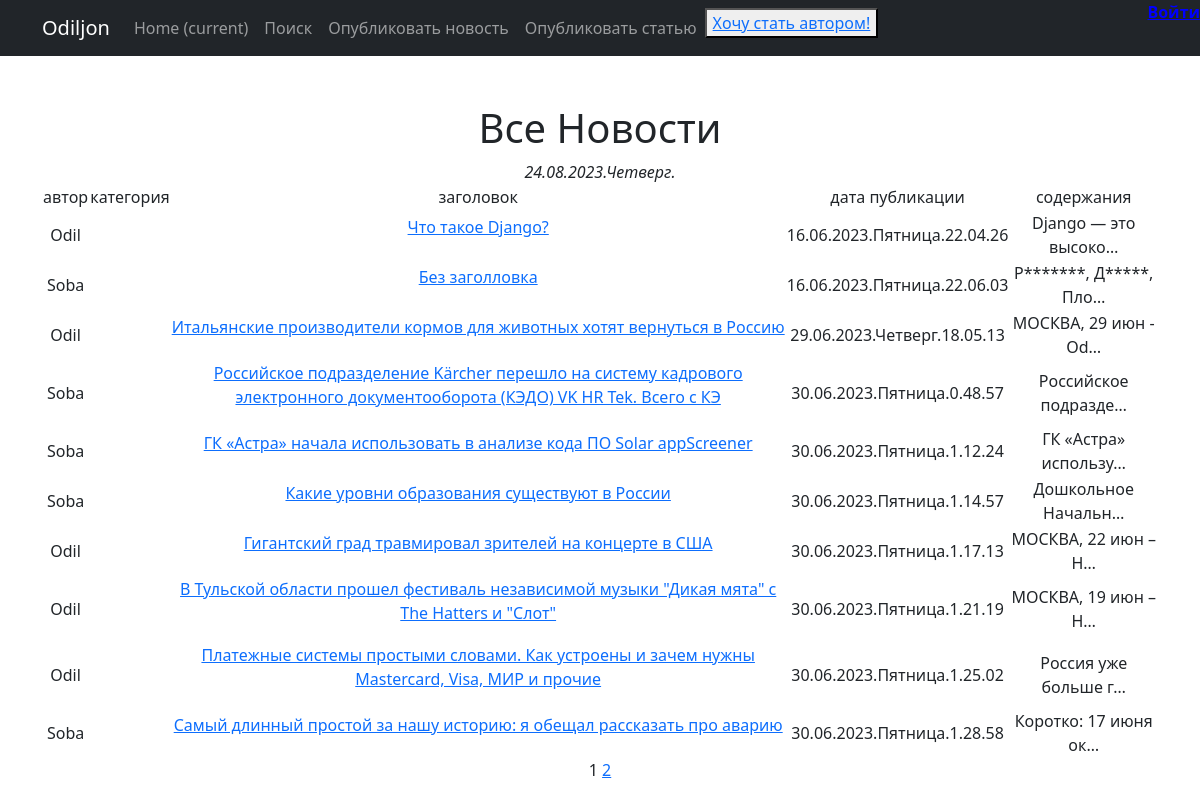
The app's page /, older data.
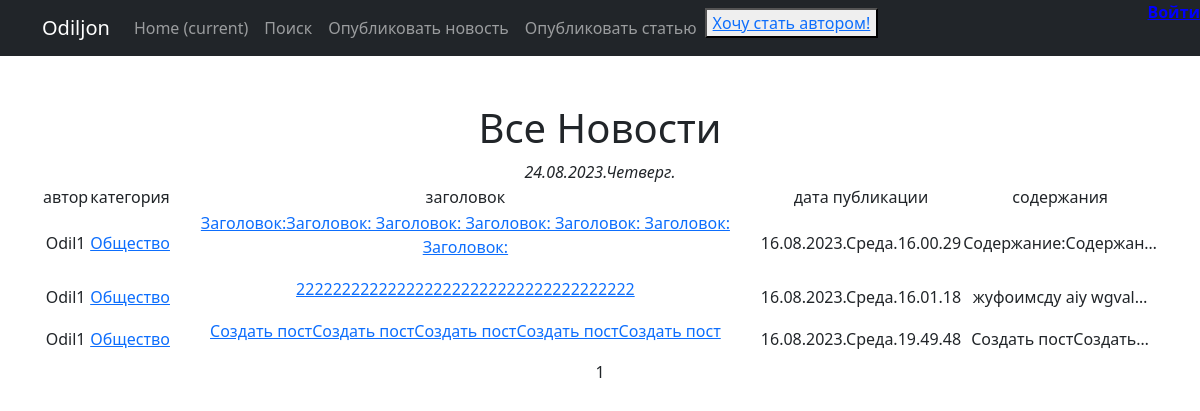
The same page, newer data.
### news/models.py (models this page shows, shortened)
class Post(models.Model):
    ART = 'AR'
    NEWS = 'NW'
    TYPES = [(ART, 'Статья'), (NEWS, 'Новость')]
    author = models.ForeignKey(Author, on_delete=models.CASCADE, verbose_name='Автор')
    post_type = models.CharField(max_length=10, choices=TYPES, verbose_name='Тип поста')
    created_at = models.DateTimeField(auto_now_add=True, verbose_name='Дата публикации')
    post_category = models.ManyToManyField(Category, through='PostCategory')
    post_title = models.CharField(max_length=120, verbose_name='Заголовок')
    post_text = models.TextField(verbose_name='Содержание')
    post_rating = models.IntegerField(default=0, verbose_name='Рейтинг поста')

class Author(models.Model):
    user = models.OneToOneField(User, on_delete=models.CASCADE)  # ID пользователя, который является автором
    author_rating = models.IntegerField(default=0)

class Category(models.Model):
    category_name = models.CharField(max_length=25, unique=True)  # Название категории
    subscribers = models.ManyToManyField(User, blank=True, related_name='categories')
    def __str__(self):
        return self.category_name

### news/views.py (the view)
# urls.py: path('', PostsList.as_view(), name='post_list'),
class PostsList(ListView):
    model = Post
    ordering = 'created_at'
    template_name = 'news/posts.html'
    context_object_name = 'posts'
    paginate_by = 10
    def get_queryset(self):
        queryset = super().get_queryset()
        self.filterset = PostFilter(self.request.GET, queryset)
        return self.filterset.qs
    def get_context_data(self, **kwargs):
        context = super().get_context_data(**kwargs)
        context['time_now'] = datetime.utcnow()
        context['news'] = Post.objects.all()
        context['is_not_author'] = not self.request.user.groups.filter(name='author').exists()
        return context

### news/templatetags/censor.py (called while the page is built)
@register.filter(name='censor')
def censor(value):
    for word in cens:
        value = value.replace(word, word[0] + '*' * len(word))
    return value

### news/templatetags/custom_tags.py (called while the page is built)
@register.simple_tag(takes_context=True)
def url_replace(context, **kwargs):
    d = context['request'].GET.copy()
    for k, v in kwargs.items():
        d[k] = v
    return d.urlencode()

### templates/news/posts.html (shortened to what this page needs)
{% extends 'flatpages/default.html' %}
{% load censor %}
{% load custom_tags %}
{% block content %}
   <h1>Все Новости</h1>
    <em>{{ time_now|date:'d.m.Y.l.' }}</em>
   {% if news %}
       <table>
           <tr>
               <td>автор</td>
               <td>категория</td>
               <td>заголовок</td>
               <td>дата публикации</td>
               <td>содержания</td>
           </tr>
           {% for post in posts %}
           <tr>
               <td>{{ post.author.user }}</td>
               <td>{% for category in post.post_category.all %}
                        <a href="{% url 'category_list' category.id %}">{{ category }}</a>
                   {% endfor %}
               </td>
               <td><p class="link-read-post"><a href="{% url 'post_detail' post.pk %}">{{ post.post_title }}</a></p></td>
               <td>{{ post.created_at|date:'d.m.Y.l.G.i.s' }}</td>
               <td>{{ post.post_text|truncatechars:20|censor }}</td>
           </tr>
           {% endfor %}
       </table>
   {% else %}
       <h2>No news published!</h2>
   {% endif %}
   {{ page_obj.number }}
   {% if page_obj.has_next %}
       <a href="?{% url_replace page=page_obj.next_page_number %}">{{ page_obj.next_page_number }}</a>
   {% endif %}
{% endblock content %}

Row changes from the older to the newer data that the page shows:
removed Post: author.user "Odil", post_title "Что такое Django?", created_at "16.06.2023.Пятница.22.04.26", post_text|censor "Django — это высоко…"
removed Post: author.user "Soba", post_title "Без заголловка", created_at "16.06.2023.Пятница.22.06.03", post_text|censor "Р*******, Д*****, Пло…"
removed Post: author.user "Odil", post_title "Итальянские производители кормов для животных хотят вернуться в Россию", created_at "29.06.2023.Четверг.18.05.13", post_text|censor "МОСКВА, 29 июн - Od…"
removed Post: author.user "Soba", post_title "Российское подразделение Kärcher перешло на систему кадрового электронного документооборота (КЭДО) VK HR Tek. Всего с КЭ", created_at "30.06.2023.Пятница.0.48.57", post_text|censor "Российское подразде…"
removed Post: author.user "Soba", post_title "ГК «Астра» начала использовать в анализе кода ПО Solar appScreener", created_at "30.06.2023.Пятница.1.12.24", post_text|censor "ГК «Астра» использу…"
removed Post: author.user "Soba", post_title "Какие уровни образования существуют в России", created_at "30.06.2023.Пятница.1.14.57", post_text|censor "Дошкольное Начальн…"
removed Post: author.user "Odil", post_title "Гигантский град травмировал зрителей на концерте в США", created_at "30.06.2023.Пятница.1.17.13", post_text|censor "МОСКВА, 22 июн – Н…"
removed Post: author.user "Odil", post_title "В Тульской области прошел фестиваль независимой музыки \"Дикая мята\" с The Hatters и \"Слот\"", created_at "30.06.2023.Пятница.1.21.19", post_text|censor "МОСКВА, 19 июн – Н…"
removed Post: author.user "Odil", post_title "Платежные системы простыми словами. Как устроены и зачем нужны Mastercard, Visa, МИР и прочие", created_at "30.06.2023.Пятница.1.25.02", post_text|censor "Россия уже больше г…"
removed Post: author.user "Soba", post_title "Самый длинный простой за нашу историю: я обещал рассказать про аварию", created_at "30.06.2023.Пятница.1.28.58", post_text|censor "Коротко: 17 июня ок…"
added Post: author.user "Odil1", post_title "Заголовок:Заголовок: Заголовок: Заголовок: Заголовок: Заголовок: Заголовок:", created_at "16.08.2023.Среда.16.00.29", post_text|censor "Содержание:Содержан…"
now on this page (row edited): Category: category_name "Общество"
added Post: author.user "Odil1", post_title "2222222222222222222222222222222222222", created_at "16.08.2023.Среда.16.01.18", post_text|censor "жуфоимсду aiy wgval…"
added Post: author.user "Odil1", post_title "Создать постСоздать постСоздать постСоздать постСоздать пост", created_at "16.08.2023.Среда.19.49.48", post_text|censor "Создать постСоздать…"
Text that changed along with them:
{{ page_obj.next_page_number }}: "2" → (not shown)
